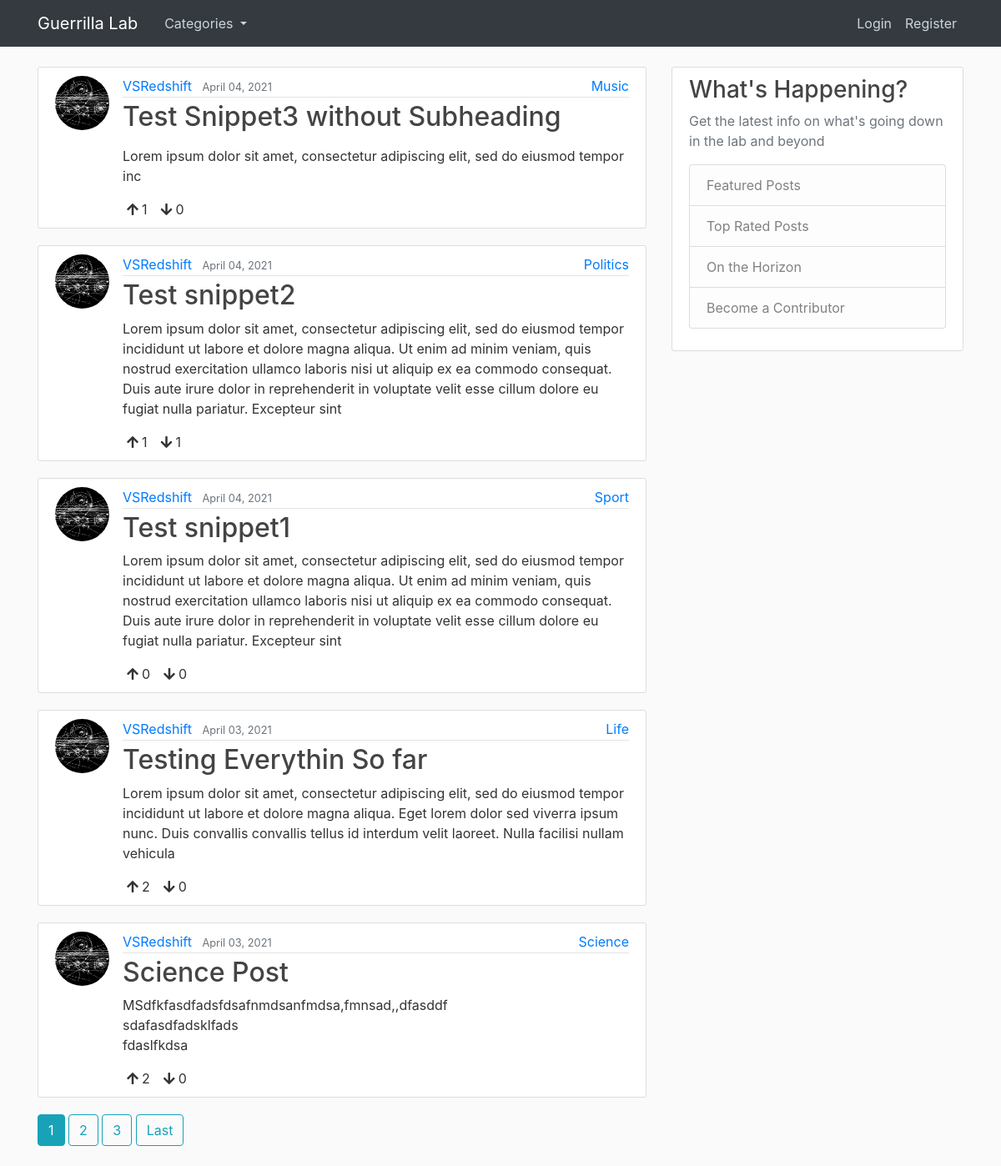
Before: / with the older database file.
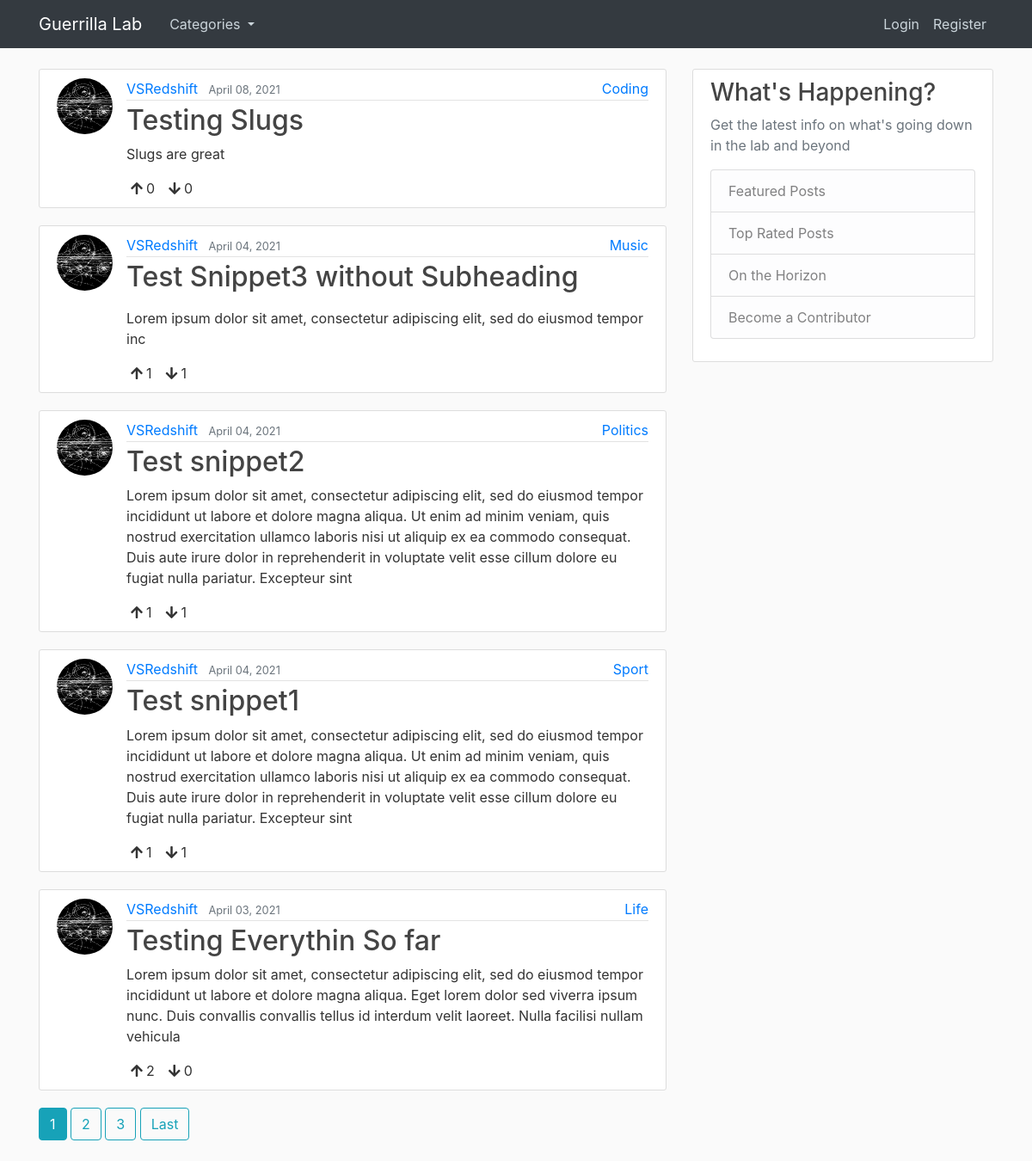
After: the same page with the newer database file.
### blog/models.py (models this page shows, shortened)
class Post(models.Model):
    title = models.CharField(max_length=100)
    slug = models.SlugField(max_length=255, null=False,
                            unique=True, default=title)
    content = RichTextField(blank=True, null=True)      # Rich text editor
    subheading = models.TextField(max_length=350, blank=True, default=None)
    date_posted = models.DateTimeField(default=timezone.now)
    updated = models.DateTimeField(auto_now=True, null=True)
    author = models.ForeignKey(User, on_delete=models.CASCADE)
    category = models.CharField(max_length=30, default=None)
    head_image = models.ImageField(
        blank=True, null=True, upload_to='images/')
    tags = TaggableManager(blank=True)
    likes = models.ManyToManyField(User, related_name='blog_likes')
    dislikes = models.ManyToManyField(User, related_name='blog_dislikes')
    def total_likes(self):
        return self.likes.count()
    def total_dislikes(self):
        return self.dislikes.count()

### users/models.py (models this page shows, shortened)
class Profile(models.Model):
    user = models.OneToOneField(User, on_delete=models.CASCADE)
    bio = models.TextField(max_length=1000, blank=True, null=True)
    image = models.ImageField(default='default.jpg', upload_to='profile_pics')
    website = models.CharField(max_length=300, blank=True, null=True)
    linkedin = models.CharField(max_length=300, blank=True, null=True)
    github = models.CharField(max_length=300, blank=True, null=True)
    twitter = models.CharField(max_length=300, blank=True, null=True)
    instagram = models.CharField(max_length=300, blank=True, null=True)
    facebook = models.CharField(max_length=300, blank=True, null=True)

### blog/views.py (the view)
# urls.py: path('', PostListView.as_view(), name='blog-home'),
class PostListView(ListView):
    model = Post
    template_name = 'blog/home.html'    # <app>/<model>_<viewtype>.html
    context_object_name = 'posts'
    ordering = ['-date_posted']         # Show newest posts first
    paginate_by = 5                     # Set number of posts per page
    def get_context_data(self, *args, **kwargs):
        category_menu = Category.objects.all()
        context = super(PostListView, self).get_context_data(*args, **kwargs)
        context['category_menu'] = category_menu.order_by('category_name')
        return context

### blog/models.py (called while the page is built)
    def __str__(self):
        return self.category_name

### blog/templates/blog/home.html (shortened to what this page needs)
{% extends "blog/base.html" %}
{% block content %}
    {% for post in posts %}
        <article class="media content-section">
            <img
                class="rounded-circle article-img"
                src="{{ post.author.profile.image.url }}"
                alt=""
            />
            <div class="media-body article-top">
                <div class="article-metadata">
                    <a class="mr-2" href="{% url 'user-posts' post.author.username %}">{{ post.author }}</a>
                    <small class="text-muted"
                        >{{ post.date_posted|date:"F d, Y" }} </small
                    >
                    <a href="{% url 'category' post.category %}" class="article-category">{{ post.category }}</a>
                </div>
                <h2>
                    <a class="article-title" href="{% url 'post-detail' post.id  %}"
                        >{{ post.title }}</a
                    >
                </h2>
                {% if post.subheading %}
                    <p class="article-content">{{ post.subheading|safe }}</p>
                {% else %}
                    <p class="article-content hide-image">{{ post.content|safe|slice:"0:300" }}</p>
                {% endif %}
                <div class="likes">
                    <i class="fas fa-arrow-up mr-1"></i>{{ post.total_likes }}
                    <i class="fas fa-arrow-down mr-1 ml-3"></i>{{ post.total_dislikes }}
                </div>
            </div>
        </article>
    {% endfor %}
    {% if is_paginated %}
        {% for num in page_obj.paginator.page_range %}
            {% if page_obj.number == num %}
                <a class="btn btn-info mb-4" href="?page={{ num }}">{{ num }}</a>
            {% elif num > page_obj.number|add:'-3' and num < page_obj.number|add:'3' %}
                <a class="btn btn-outline-info mb-4" href="?page={{ num }}">{{ num }}</a>
            {% endif %}
        {% endfor %}
        {% if page_obj.has_next %}
            <a class="btn btn-outline-info mb-4" href="?page={{ page_obj.paginator.num_pages }}">Last</a>
        {% endif %}
    {% endif %}
{% endblock content %}

Changed rows visible on the page:
no longer on this page (row edited): Post: author.profile.image (picture), author "VSRedshift", date_posted "April 03, 2021", category "Science", title "Science Post", subheading "MSdfkfasdfadsfdsafnmdsanfmdsa,fmnsad,,dfasddf sdafasdfadsklfads fdaslfkdsa", total_likes "2", total_dislikes "0"
added Post: author.profile.image (picture), author "VSRedshift", date_posted "April 08, 2021", category "Coding", title "Testing Slugs", subheading "Slugs are great", total_likes "0", total_dislikes "0"
changed Post "Test Snippet3 without Subheading": total_dislikes "0" → "1"
changed Post "Test snippet1": total_likes "0" → "1"; total_dislikes "0" → "1"
